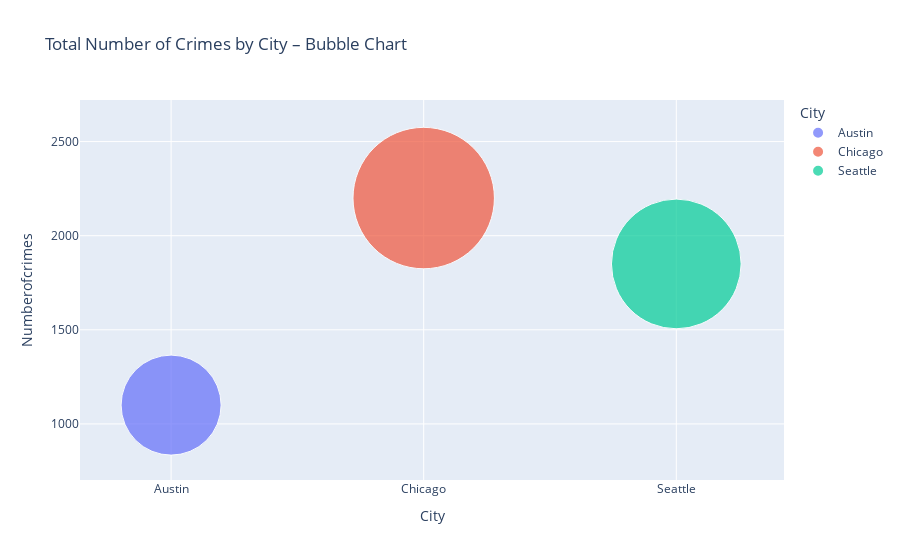

The notebook cell this image was saved under:
### Code cell
# Step 7: Create Bubble chart

fig = px.scatter(
    bub_data,
    x='City',                # City on x-axis
    y='Numberofcrimes',        # Crimes on y-axis
    size='Numberofcrimes',     # Bubble size = number of crimes
    color='City',            # Different color per city (helps visually)
    size_max=100,             # Maximum bubble size
    title='Total Number of Crimes by City – Bubble Chart',
    labels={'City': 'City', 'Total_Crimes': 'Total Number of Crimes'}
)

fig.show()

### Figure 1 — Plotly figure (JSON) as saved in the notebook; plotly's stock layout.template omitted (floating-point values rounded to 4 significant figures)
{"data": [{"hovertemplate": "City=%{x}<br>Numberofcrimes=%{marker.size}<extra></extra>", "legendgroup": "Austin", "marker": {"color": "#636efa", "size": [1100], "sizemode": "area", "sizeref": 0.22, "symbol": "circle"}, "mode": "markers", "name": "Austin", "orientation": "v", "showlegend": true, "type": "scatter", "x": ["Austin"], "xaxis": "x", "y": [1100], "yaxis": "y"}, {"hovertemplate": "City=%{x}<br>Numberofcrimes=%{marker.size}<extra></extra>", "legendgroup": "Chicago", "marker": {"color": "#EF553B", "size": [2200], "sizemode": "area", "sizeref": 0.22, "symbol": "circle"}, "mode": "markers", "name": "Chicago", "orientation": "v", "showlegend": true, "type": "scatter", "x": ["Chicago"], "xaxis": "x", "y": [2200], "yaxis": "y"}, {"hovertemplate": "City=%{x}<br>Numberofcrimes=%{marker.size}<extra></extra>", "legendgroup": "Seattle", "marker": {"color": "#00cc96", "size": [1850], "sizemode": "area", "sizeref": 0.22, "symbol": "circle"}, "mode": "markers", "name": "Seattle", "orientation": "v", "showlegend": true, "type": "scatter", "x": ["Seattle"], "xaxis": "x", "y": [1850], "yaxis": "y"}], "layout": {"legend": {"itemsizing": "constant", "title": {"text": "City"}, "tracegroupgap": 0}, "title": {"text": "Total Number of Crimes by City – Bubble Chart"}, "xaxis": {"anchor": "y", "categoryarray": ["Austin", "Chicago", "Seattle"], "categoryorder": "array", "domain": [0, 1], "title": {"text": "City"}}, "yaxis": {"anchor": "x", "domain": [0, 1], "title": {"text": "Numberofcrimes"}}}}
